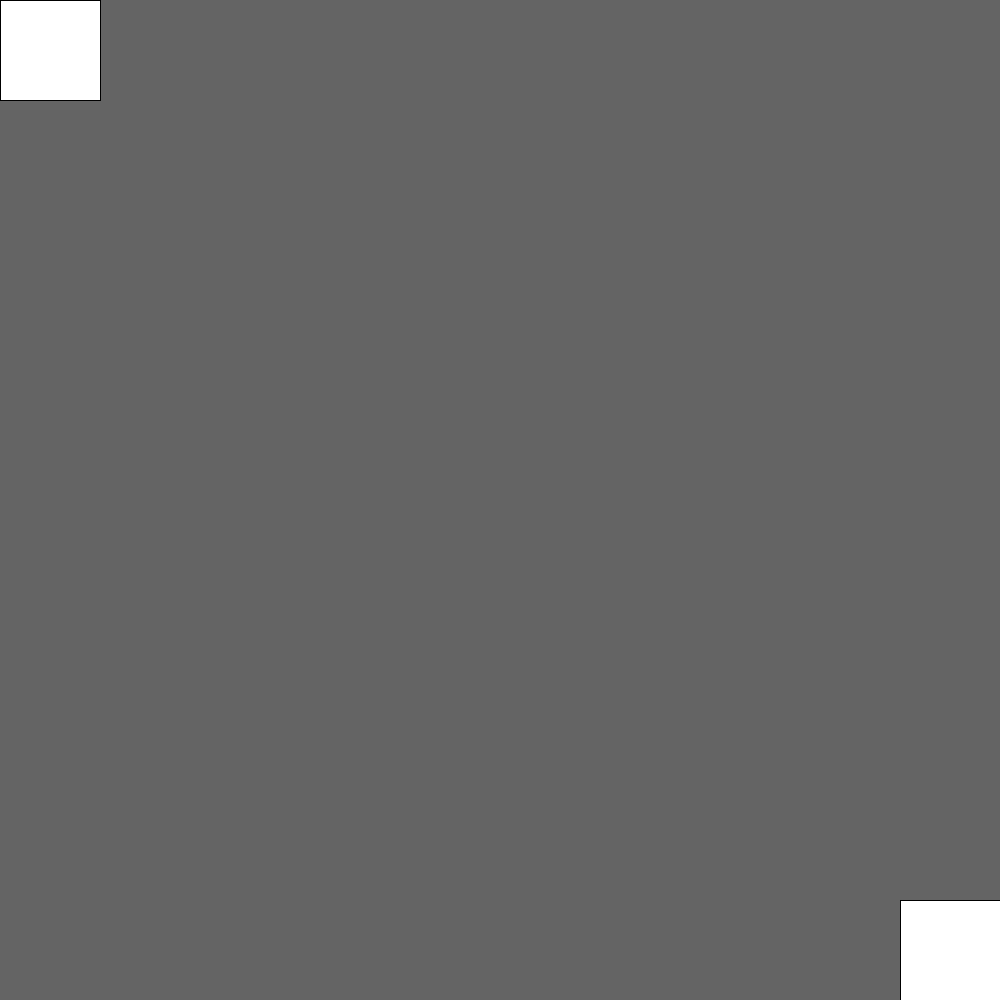
Frame 1 (no input)
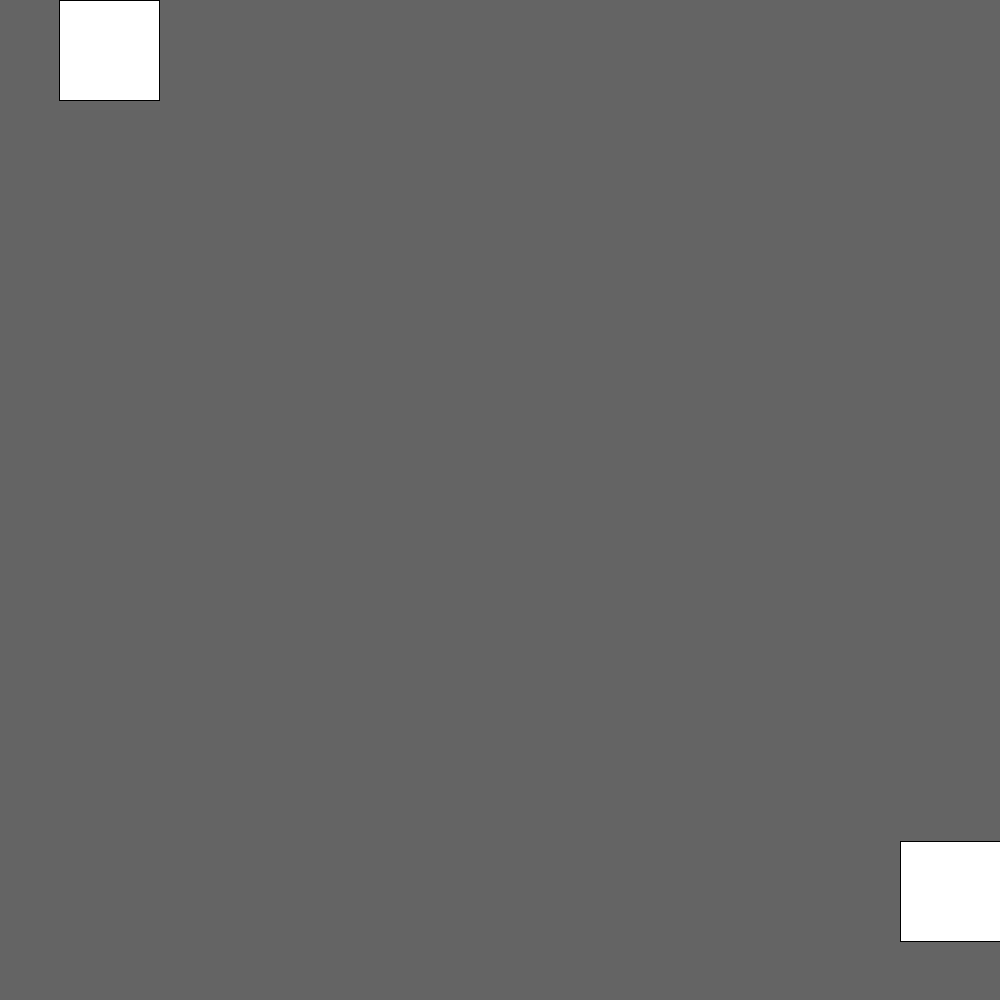
Frame 60 (the mouse pressed at the canvas centre just before this capture)
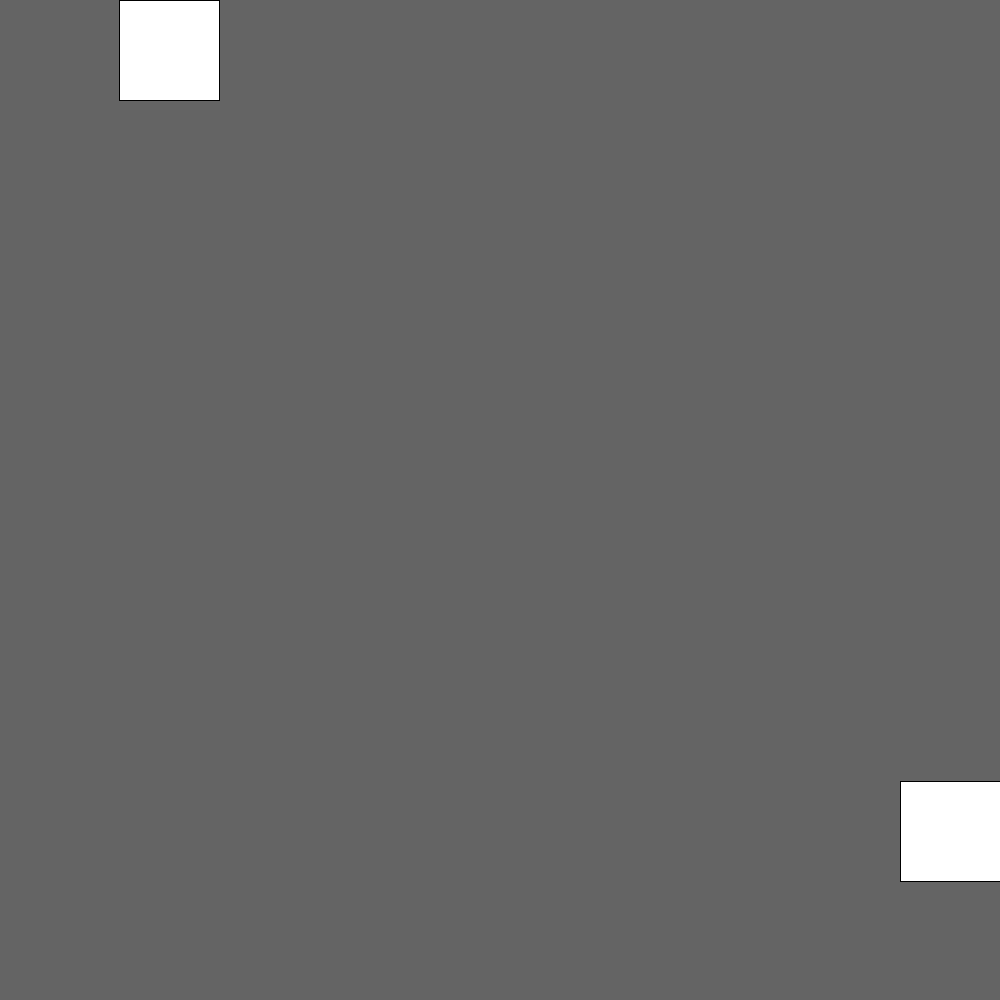
Frame 120 (the mouse held since frame 60 and released just before this capture)

The Processing sketch that drew these frames (run headless with seeded random() and noise(); from frame 60 on, the mouse is pressed at the canvas centre):

// Processing sketch: variables_assignment
// ── variables_assignment.pde
int y = 0;
int x = 900;

void setup() {
  size(1000,1000);
}




void draw() {
  background(100);
 square(y, 0, 100);
 y = y + 1;
 square(900, x, 100);
 x = x - 1;
}
